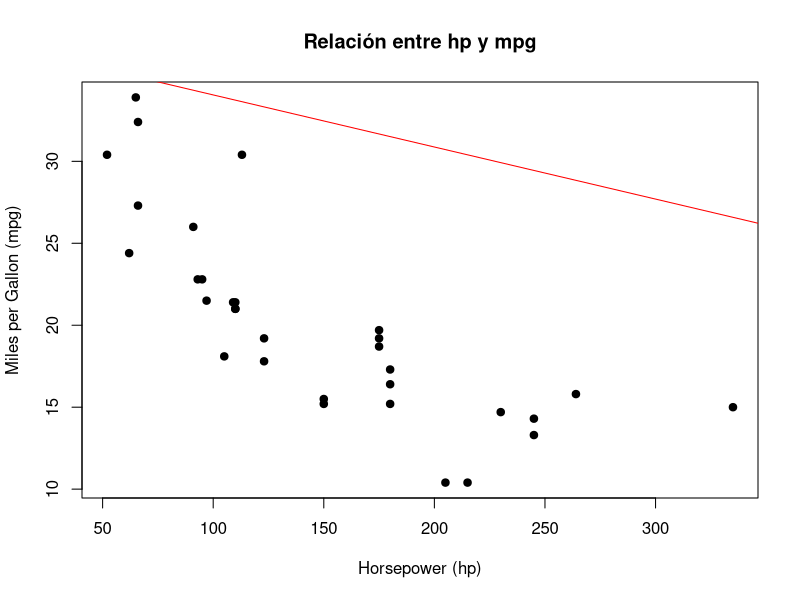
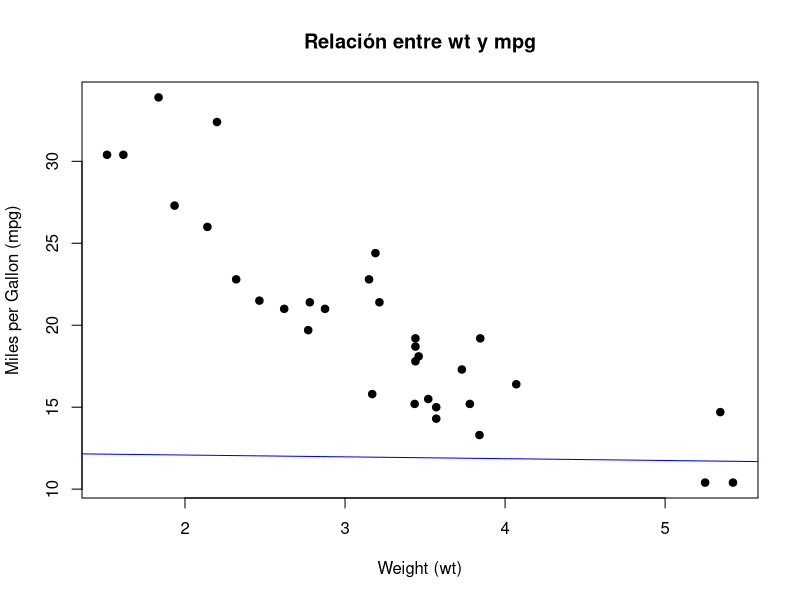
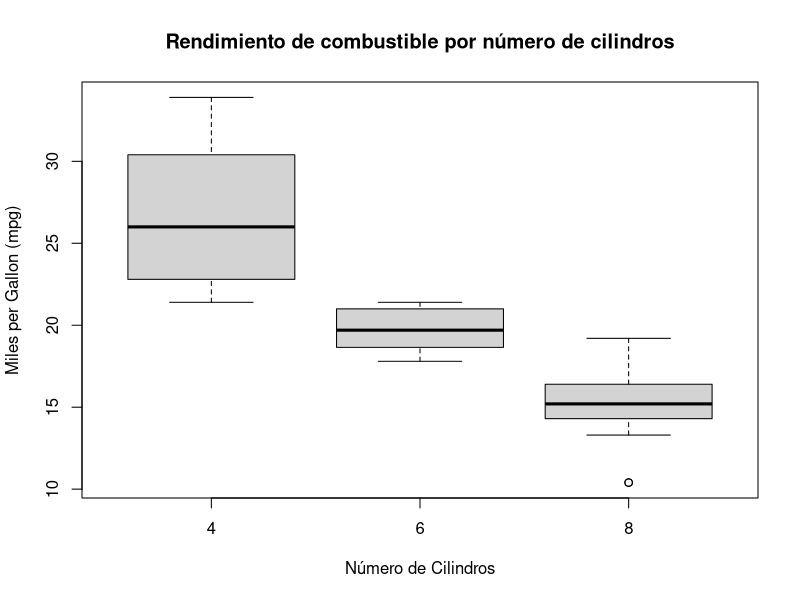

R code for these plots, in order:
# UAH 
# Probabilidad y Estadística
# Clase 12 

# Regresión Lineal --------------------------------------------------------


# Cargar el dataset mtcars
data(mtcars)

# Ver las primeras filas del dataset
head(mtcars)

# Regresión 1: Predicción del rendimiento de combustible (mpg) en función de la potencia del motor (hp) y el peso (wt)
modelo1 <- lm(mpg ~ hp + wt, data = mtcars)

# Resumen del modelo
summary(modelo1)

# Regresión 2: Predicción del rendimiento de combustible (mpg) en función de todos los predictores
modelo2 <- lm(mpg ~ ., data = mtcars)

# Resumen del modelo
summary(modelo2)

# Regresión 3: Predicción del rendimiento de combustible (mpg) en función del número de cilindros (cyl) y del tipo de transmisión (am)
modelo3 <- lm(mpg ~ cyl + am, data = mtcars)

# Resumen del modelo
summary(modelo3)

# Graficar la regresión 1: Relación entre hp y mpg
plot(mtcars$hp, mtcars$mpg, main = "Relación entre hp y mpg", xlab = "Horsepower (hp)", ylab = "Miles per Gallon (mpg)", pch = 19)
abline(modelo1, col = "red")

# Graficar la regresión 2: Ajuste global
plot(mtcars$wt, mtcars$mpg, main = "Relación entre wt y mpg", xlab = "Weight (wt)", ylab = "Miles per Gallon (mpg)", pch = 19)
abline(modelo2, col = "blue")

# Graficar la regresión 3: Relación entre cyl y mpg
boxplot(mpg ~ cyl, data = mtcars, main = "Rendimiento de combustible por número de cilindros", xlab = "Número de Cilindros", ylab = "Miles per Gallon (mpg)")

# Si quieren exportar los resultados de regresión a WORD, EXCEL, ETC, pueden ocupar ´screenreg´ 

